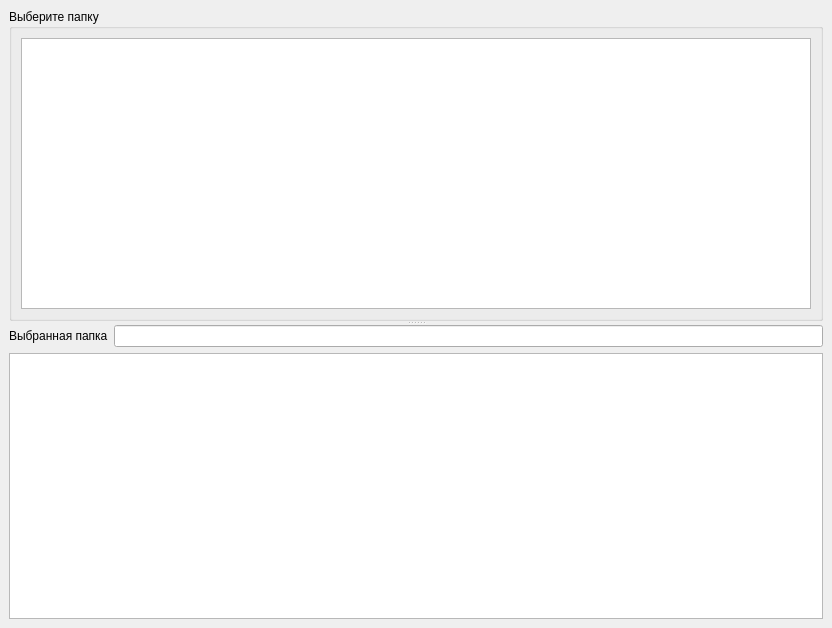
<?xml version="1.0" encoding="UTF-8"?>
<ui version="4.0">
 <class>MainWindow</class>
 <widget class="QMainWindow" name="MainWindow">
  <property name="geometry">
   <rect>
    <x>0</x>
    <y>0</y>
    <width>832</width>
    <height>628</height>
   </rect>
  </property>
  <property name="windowTitle">
   <string>MainWindow</string>
  </property>
  <widget class="QWidget" name="centralwidget">
   <layout class="QHBoxLayout" name="horizontalLayout">
    <item>
     <widget class="QSplitter" name="splitter">
      <property name="orientation">
       <enum>Qt::Vertical</enum>
      </property>
      <widget class="QGroupBox" name="group_box_file_system_tree">
       <property name="title">
        <string>Выберите папку</string>
       </property>
       <layout class="QHBoxLayout" name="horizontal_layout">
        <item>
         <widget class="QTreeView" name="tree_view_file_system"/>
        </item>
       </layout>
      </widget>
      <widget class="QWidget" name="widget" native="true">
       <layout class="QVBoxLayout" name="verticalLayout">
        <item>
         <layout class="QHBoxLayout" name="horizontal_layout_2">
          <item>
           <widget class="QLabel" name="label_folder_path">
            <property name="text">
             <string>Выбранная папка</string>
            </property>
           </widget>
          </item>
          <item>
           <widget class="QLineEdit" name="line_edit_folder_path"/>
          </item>
         </layout>
        </item>
        <item>
         <widget class="QTableView" name="table_statistics"/>
        </item>
       </layout>
      </widget>
     </widget>
    </item>
   </layout>
  </widget>
  <widget class="QMenuBar" name="menubar">
   <property name="geometry">
    <rect>
     <x>0</x>
     <y>0</y>
     <width>832</width>
     <height>21</height>
    </rect>
   </property>
  </widget>
 </widget>
 <resources/>
 <connections/>
</ui>
